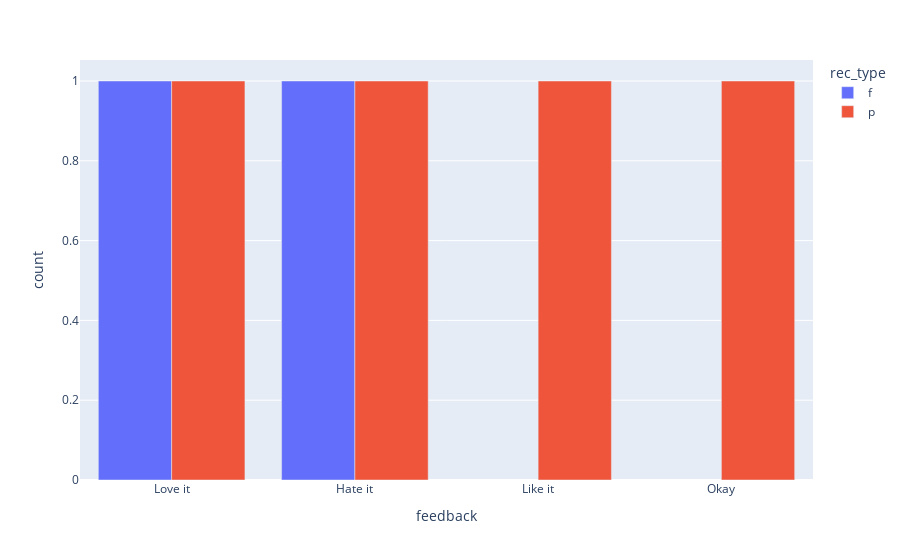

Notebook source saved alongside this figure:
### Code cell
import plotly.express as px
vc_df = df[['feedback', 'rec_type']].value_counts().reset_index().rename(columns={0: 'count'})
fb_order = {'Love it': 0, 'Like it': 1, 'Okay': 2, 'Hate it': 3}
vc_df = vc_df.sort_values(by='feedback', key=lambda x: x.map(fb_order))
fig = px.bar(vc_df,
             y='count',
             x='feedback',
             color='rec_type',
             barmode='group')
fig.show()

### Figure 1 — Plotly figure (JSON) as saved in the notebook; plotly's stock layout.template omitted (floating-point values rounded to 4 significant figures)
{"data": [{"alignmentgroup": "True", "hovertemplate": "rec_type=f<br>feedback=%{x}<br>count=%{y}<extra></extra>", "legendgroup": "f", "marker": {"color": "#636efa", "pattern": {"shape": ""}}, "name": "f", "offsetgroup": "f", "orientation": "v", "showlegend": true, "textposition": "auto", "type": "bar", "x": ["Love it", "Hate it"], "xaxis": "x", "y": [1, 1], "yaxis": "y"}, {"alignmentgroup": "True", "hovertemplate": "rec_type=p<br>feedback=%{x}<br>count=%{y}<extra></extra>", "legendgroup": "p", "marker": {"color": "#EF553B", "pattern": {"shape": ""}}, "name": "p", "offsetgroup": "p", "orientation": "v", "showlegend": true, "textposition": "auto", "type": "bar", "x": ["Love it", "Like it", "Okay", "Hate it"], "xaxis": "x", "y": [1, 1, 1, 1], "yaxis": "y"}], "layout": {"barmode": "group", "legend": {"title": {"text": "rec_type"}, "tracegroupgap": 0}, "margin": {"t": 60}, "xaxis": {"anchor": "y", "domain": [0, 1], "title": {"text": "feedback"}}, "yaxis": {"anchor": "x", "domain": [0, 1], "title": {"text": "count"}}}}
